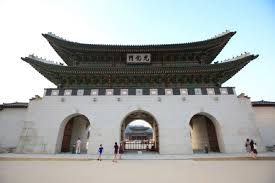
%> input picture ch02/palaceday.jpg, 275 x 183 px
$ octave ch02_scenedisolve.m   (GNU Octave 9; MATLAB toolbox functions it lacks are replaced by stand-ins)
%> lines starting %> are read from the running program, lines starting %| are printed output that depends on the picture
% scene disolve

img1 = imread('palaceday.jpg');
%> img1 is the input picture: size 183x275x3 uint8; mean R, G, B 165.5, 169.9, 168.4
img2 = imread('palacenight.jpg');
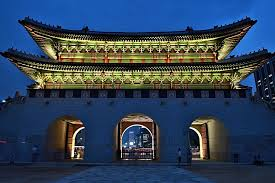
%> input picture ch02/palacenight.jpg, 275 x 183 px
%> img2 is the input picture: size 183x275x3 uint8; mean R, G, B 48.9, 66.7, 89
sz = size(img1)
%> sz = [183 275 3]
img2 = imresize(img2, sz(1:2));  % make sure the same size

img_disolve = img1;

imshow(img_disolve);

for alpha = 0.0:0.05:1.0
    img_disolve = img1*(1-alpha) +img2 *alpha;
    imshow(img_disolve);
    pause(0.2);
    %disp(alpha);
end
%> this loop made 21 passes
%> pass 3, `img_disolve = img1*(1-alpha) +img2 *alpha;`:
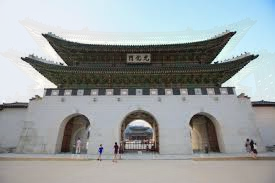
%> img_disolve: size 183x275x3 uint8; mean R, G, B 154, 159.8, 160.6
